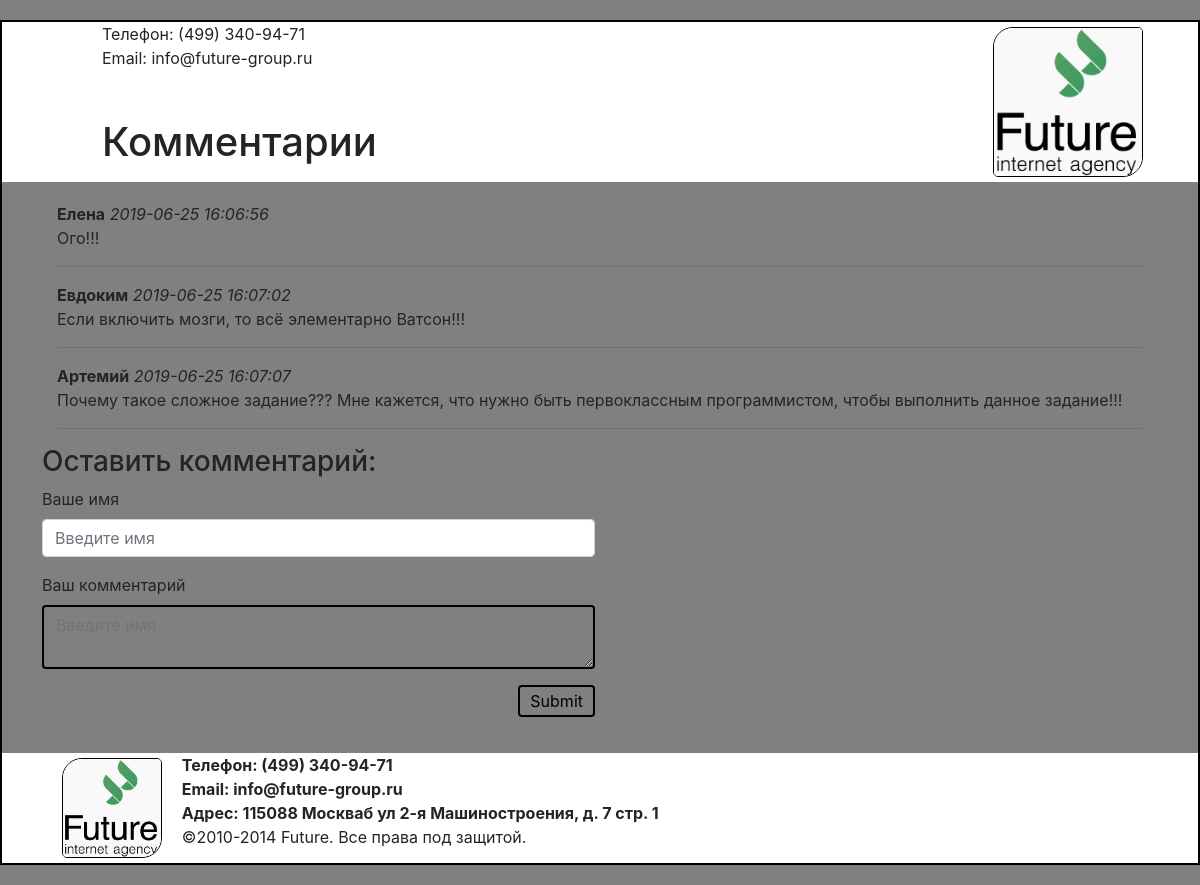
The page / on the database its author committed.
### tables this page shows
CREATE TABLE IF NOT EXISTS `future` (
  `id` int(11) NOT NULL,
  `name` varchar(15) DEFAULT NULL,
  `data` timestamp NOT NULL DEFAULT CURRENT_TIMESTAMP ON UPDATE CURRENT_TIMESTAMP,
  `comment` text
);

### index.php (called while the page is built)
<?php
include('model/model.php');
include('views/v_index.php');
?>

### model/model.php (called while the page is built, shortened)
<?php
	$conn = mysqli_connect('localhost', 'root', 'mysql', 'example');
	mysqli_query($conn, 'SET NAMES utf8');
	function showAllComments(){
		global $conn;
		$query = "SELECT * FROM future ORDER BY id";
		$res = mysqli_query($conn, $query);
		while($row = mysqli_fetch_array($res))
		{
			$rows[] = $row;
		}
		return $rows;
	}
?>

### views/v_index.php (the view, shortened to what this page needs)
<!doctype html>
<html lang="ru">
<head>
    <link rel="stylesheet" href="https://stackpath.bootstrapcdn.com/bootstrap/4.1.3/css/bootstrap.min.css">
    <link rel="stylesheet" href="css/main.css">
</head>
<body>
<div class="main-container">
	<div class="headcontent">
		<img  src="img/logo.png" class="logo" alt="">
		<div class="row">
				Телефон: (499) 340-94-71
		</div>
		<div class="row">
				Email: info@future-group.ru
		</div>
		<br><br>
		 <div class="row">
			<h1>Комментарии</h1>
		</div>
	</div>
	<div class="content-container">
		<div class="container">
			<?php
				$rows[] = showAllComments();
				foreach($rows as $row => $value){
					foreach($value as $val){ ?>
					<div class="comment ">
						<div class=" dop_margin ">
							<b><?=$val['name']?></b> <i><?=$val['data']?></i>
						</div>
					</div>
					<div class="row">
						<div class="col">
							<?=$val['comment']?>
						</div>
					</div><hr>
			<?} } ?>
	</div>
	<h3>Оставить комментарий:</h3>
	<form action="#" method="post">
		<div class="form-row">
		    <div class="form-group col-md-6">
		      <label for="inputEmail4">Ваше имя</label>
		      <input type="text" class="form-control" id="inputEmail4" placeholder="Введите имя" name="login" required>
		    </div>
		  </div>
		<div class="form-row">
		    <div class="form-group col-md-6">
		      <label for="inputComment5">Ваш комментарий</label>
		      <textarea  type="email" class="form-control send-form" id="inputComment5" placeholder="Введите имя" name="comment" required></textarea>
		    </div>
		</div>
		<div class="form-row">
		    <div class="form-group col-md-6">
		      <input type="submit" class="send" name="send">
		    </div>
		</div>
	</form>
</div>
	<div class="footer">
		<img  src="img/logo.png" class="logo-small" alt="">
	    <div class="row">
			<b>Телефон: (499) 340-94-71</b>
	    </div>
		 <div class="row">
			<b>Email: info@future-group.ru</b>
		 </div>
		<div class="row">
			<b>Адрес: 115088 Москваб ул 2-я Машиностроения, д. 7 стр. 1</b>
		 </div>
		<div class="row">
			&copy;2010-2014 Future. Все права под защитой.
		 </div>
	</div>
</div>
</body>
</html>

### css/main.css (style rules this page uses)
body { background-color: grey; padding: 50px auto; }
.main-container { background-color: white; width: 1200px; border: 2px solid black; margin: 20px auto; padding: 0px; background-color: grey; }
.content-container { padding: 20px 40px; }
.headcontent { text-align: left; padding: auto 20px; padding-left: 100px; height: 160px; background-color: white; }
.logo { border-radius: 20px 5px 20px 5px; height: 150px; width: 150px; border: 1px solid black; margin-top: 5px; margin-right: 5%; float: right; }
.logo-small { margin: 5px 20px 5px 15%; border-radius: 20px 5px 20px 5px; height: 100px; width: 100px; border: 1px solid black; float: left; margin-left: 5%; }
.send { border-radius: 4px; border: 2px solid black; padding: 2px 10px; float: right; background-color: grey; }
.send-form { border: 2px solid black; background-color: grey; }
.dop_margin { margin-right: 25px; }
.footer { background-color: white; height: 110px; }
.comment { display: inline; }

### rows shown on the page
future: name "Елена", data "2019-06-25 16:06:56", comment "Ого!!!"
future: name "Евдоким", data "2019-06-25 16:07:02", comment "Если включить мозги, то всё элементарно Ватсон!!!"
future: name "Артемий", data "2019-06-25 16:07:07", comment "Почему такое сложное задание??? Мне кажется, что нужно быть первоклассным программистом, чтобы выполнить данное задание!!!"
